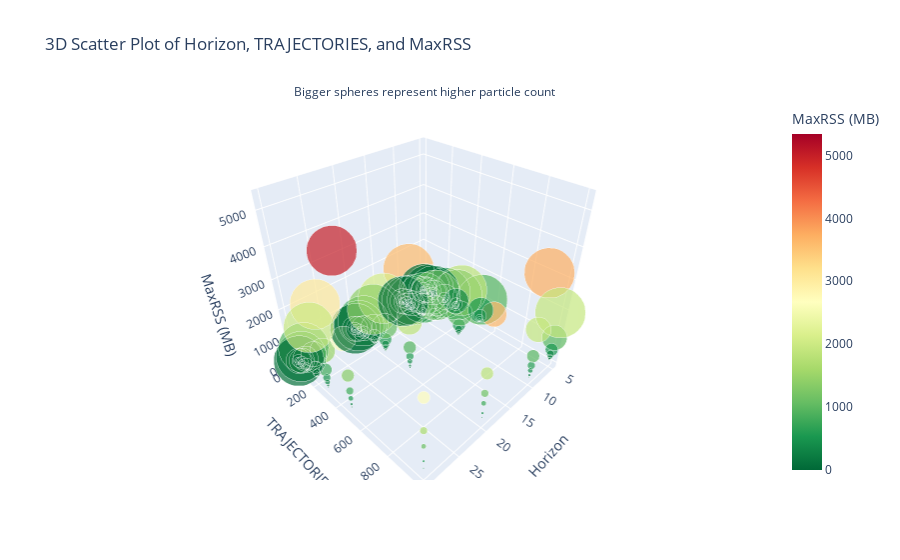

Notebook cell for this chart:
### Code cell
import plotly.graph_objects as go
import pandas as pd

# Read data from CSV files
job_info_df = pd.read_csv('https://raw.githubusercontent.com/bboyfury/pomcppf_experiment_1/main/job_info_output.csv')
sacct_df = pd.read_csv('https://raw.githubusercontent.com/bboyfury/pomcppf_experiment_1/main/job_statistics_output.csv')

# Ensure JobID columns are strings
job_info_df['JobID'] = job_info_df['JobID'].astype(str)
sacct_df['JobID'] = sacct_df['JobID'].astype(str)

# Extract the main JobID (before any dots or underscores)
sacct_df['MainJobID'] = sacct_df['JobID'].str.split(r'[._]').str[0]
job_info_df['MainJobID'] = job_info_df['JobID'].str.split(r'[._]').str[0]

# Merge the two dataframes on 'MainJobID'
merged_df = pd.merge(job_info_df, sacct_df, on='MainJobID')

# Function to convert MaxRSS to bytes
def parse_maxrss(value):
    if isinstance(value, str) and value.endswith('K'):
        return float(value[:-1]) * 1024
    elif isinstance(value, str) and value.endswith('M'):
        return float(value[:-1]) * 1024 * 1024
    elif isinstance(value, str) and value.endswith('G'):
        return float(value[:-1]) * 1024 * 1024 * 1024
    else:
        return float(value)

# Convert necessary columns to numeric types
numeric_columns = ['TRAJECTORIES', 'Horizon', 'PARTICLES', 'ElapsedRaw']
for col in numeric_columns:
    merged_df[col] = pd.to_numeric(merged_df[col], errors='coerce')

# Apply the function to convert MaxRSS to bytes
merged_df['MaxRSS_Bytes'] = merged_df['MaxRSS'].apply(parse_maxrss)

# Convert MaxRSS_Bytes to MB (Megabytes)
merged_df['MaxRSS_MB'] = merged_df['MaxRSS_Bytes'] / (1024 * 1024)

# Drop rows with missing values in key columns
merged_df.dropna(subset=['TRAJECTORIES', 'Horizon', 'MaxRSS_MB', 'PARTICLES'], inplace=True)

# Scale PARTICLES for smaller marker sizes (adjust scaling factor for visual clarity)
particle_sizes = merged_df['PARTICLES'] / merged_df['PARTICLES'].max() * 35  # Smaller size scaling

# Create a 3D scatter plot using Plotly
fig = go.Figure()

# Scatter plot with color mapping (red for high, green for low) and varying marker sizes for PARTICLES
fig.add_trace(go.Scatter3d(
    x=merged_df['Horizon'],
    y=merged_df['TRAJECTORIES'],
    z=merged_df['MaxRSS_MB'],
    mode='markers',
    marker=dict(
        size=particle_sizes,
        color=merged_df['MaxRSS_MB'],  # Color by MaxRSS
        colorscale='RdYlGn_r',  # Colorscale reversed
        colorbar=dict(title='MaxRSS (MB)'),
        showscale=True
    ),
    hovertemplate=
        'Horizon: %{x}<br>' +
        'TRAJECTORIES: %{y}<br>' +
        'MaxRSS (MB): %{z}<br>' +
        'PARTICLES: %{marker.size:.2f}<extra></extra>'  # Shows particles info on hover
))

# Update the layout with axis labels
fig.update_layout(
    scene=dict(
        xaxis_title='Horizon',
        yaxis_title='TRAJECTORIES',
        zaxis_title='MaxRSS (MB)'
    ),
    title='3D Scatter Plot of Horizon, TRAJECTORIES, and MaxRSS',
        legend_title="Particle Size",
    annotations=[dict(
        text="Bigger spheres represent higher particle count",
        xref="paper", yref="paper",
        x=0.5, y=1.05,
        showarrow=False,
        font=dict(size=12)
    )]
)

# Show the plot
fig.show()

### Figure 1 — Plotly figure (JSON) as saved in the notebook; plotly's stock layout.template omitted (floating-point values rounded to 4 significant figures; data arrays with more than 128 entries replaced by an {"elided": "..."} marker saying what was removed)
{"data": [{"hovertemplate": "Horizon: %{x}<br>TRAJECTORIES: %{y}<br>MaxRSS (MB): %{z}<br>PARTICLES: %{marker.size:.2f}<extra></extra>", "marker": {"color": {"elided": "195 float values"}, "colorbar": {"title": {"text": "MaxRSS (MB)"}}, "colorscale": [[0, "rgb(0,104,55)"], [0.1, "rgb(26,152,80)"], [0.2, "rgb(102,189,99)"], [0.3, "rgb(166,217,106)"], [0.4, "rgb(217,239,139)"], [0.5, "rgb(255,255,191)"], [0.6, "rgb(254,224,139)"], [0.7, "rgb(253,174,97)"], [0.8, "rgb(244,109,67)"], [0.9, "rgb(215,48,39)"], [1, "rgb(165,0,38)"]], "showscale": true, "size": {"elided": "195 float values"}}, "mode": "markers", "type": "scatter3d", "x": {"elided": "195 int values"}, "y": {"elided": "195 int values"}, "z": {"elided": "195 float values"}}], "layout": {"annotations": [{"font": {"size": 12}, "showarrow": false, "text": "Bigger spheres represent higher particle count", "x": 0.5, "xref": "paper", "y": 1.05, "yref": "paper"}], "legend": {"title": {"text": "Particle Size"}}, "scene": {"xaxis": {"title": {"text": "Horizon"}}, "yaxis": {"title": {"text": "TRAJECTORIES"}}, "zaxis": {"title": {"text": "MaxRSS (MB)"}}}, "title": {"text": "3D Scatter Plot of Horizon, TRAJECTORIES, and MaxRSS"}}}
